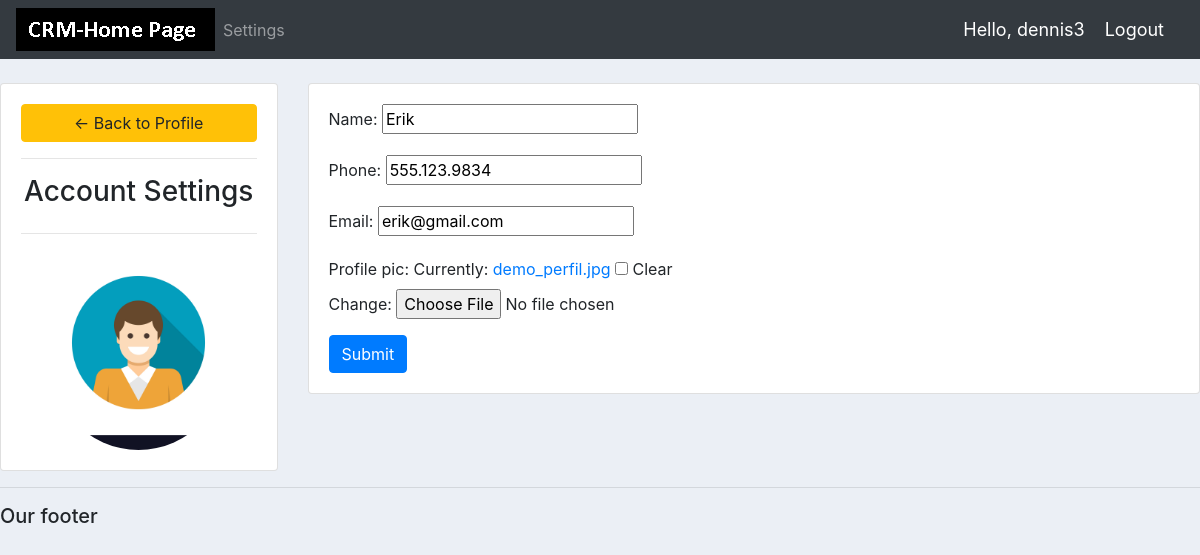
Screenshot of /account/ (signed in) with the database file from the repository.
### accounts/models.py (models this page shows, shortened)
class Customer(models.Model):
    user = models.OneToOneField(User, null=True, blank=True, on_delete=models.CASCADE)
    name = models.CharField(max_length=200, null=True)
    phone = models.CharField(max_length=200, null=True)
    email = models.CharField(max_length=200, null=True)
    profile_pic = models.ImageField(default="demo_perfil.jpg", null= True, blank=True)
    date_created= models.DateTimeField(auto_now_add=True, null=True)

### accounts/decorators.py (the view)
        def wrapper_func(request, *args, **kwargs):
            group = None
            if request.user.groups.exists():
                group = request.user.groups.all()[0].name
            if group in allowed_roles:
                return view_func(request, *args, **kwargs)
            else:
                return HttpResponse('You are not authorized to view this page')

### accounts/forms.py
class CustomerForm(ModelForm):
    class Meta:
        model = Customer
        fields = '__all__'
        exclude = ['user']

### accounts/views.py (called while the page is built)
@login_required(login_url='login')
@allowed_users(allowed_roles=['customer']) #users allowed to view this view.
def accountSettings(request):
    customer = request.user.customer
    form = CustomerForm(instance=customer)
    if request.method == "POST":
        form = CustomerForm(request.POST, request.FILES, instance=customer)
        if form.is_valid():
            form.save()
    context = {'form':form}
    return render(request, 'accounts/account_settings.html', context)

### accounts/templates/accounts/account_settings.html (shortened to what this page needs)
{%  extends 'accounts/main.html' %}
{% load static %}
{% block content %}
<br>
<div class="row">
	<div class="col-md-3">
		<div class="card card-body">
			<a class="btn btn-warning" href="{% url 'home' %}"> &#8592; Back to Profile</a>
			<hr>
			<h3 style="text-align: center">Account Settings</h3>
			<hr>
			<img class="profile-pic" src="{{request.user.customer.profile_pic.url}}" >
		</div>
	</div>
	<div class="col-md-9">
		<div class="card card-body">
			<form method="POST" action="" enctype="multipart/form-data">
				{{form.as_p}}
			<input class="btn btn-primary" type="submit" name="Update Information">
			</form>
		</div>
	</div>
</div>
{% endblock %}

### accounts/templates/accounts/navbar.html (shortened to what this page needs)
{% load static %}
<nav class="navbar navbar-expand-lg navbar-dark bg-dark">
    <img src="{% static 'images/logo_new.png'%}" >
    <div class="collapse navbar-collapse" id="navbarNav">
      <ul class="navbar-nav">
        {% if request.user.is_staff %}
        <li class="nav-item active">
          <a class="nav-link" href="{% url 'home' %}">Dashboard</a>
        </li>
        <li class="nav-item">
          <a class="nav-link" href="{% url 'products' %}">Products</a>
        </li>
        {% else %}
        <li class="nav-item">
          <a class="nav-link" href="{% url 'account' %}">Settings</a>
        </li>
        {% endif %}
      </ul>
    </div>
    <span class="hello-msg">Hello, {{request.user}} </span>
    <span><a class="hello-msg" href="{% url 'logout' %}">Logout</a></span>
  </nav>

### static/css/main.css (style rules this page uses)
body { background-color: #ebeff5; }

### accounts/templates/accounts/navbar.html (style rules this page uses)
.hello-msg { font-size: 18px; color: #fff; margin-right: 20px; }

### accounts/templates/accounts/account_settings.html (style rules this page uses)
.profile-pic { max-width: 200px; max-height:200px; margin: 0 auto; border-radius: 50%; }

### rows the page displays
Customer: name "Erik", phone "555.123.9834", email "erik@gmail.com"

### other values shown
{{ request.user }} "dennis3"
